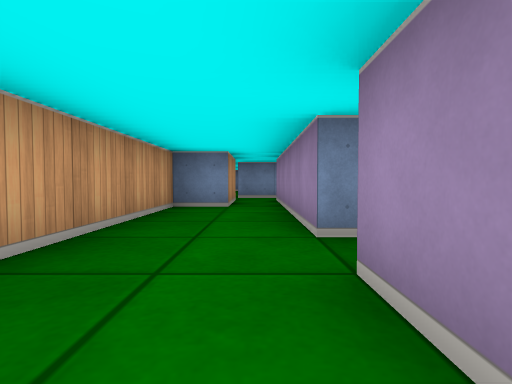
view 1 (above)

16 first-person views from a walk through a cub3D ray-caster map. The camera is about half as high as the walls, tilts 2° down and sees 80° across. The floor is counted in squares. Each view is taken from the middle of a square. On the plan, view 1 faces up. The plan holds only what a view shows up to about 9 squares ahead; the rest is blank.

view 2
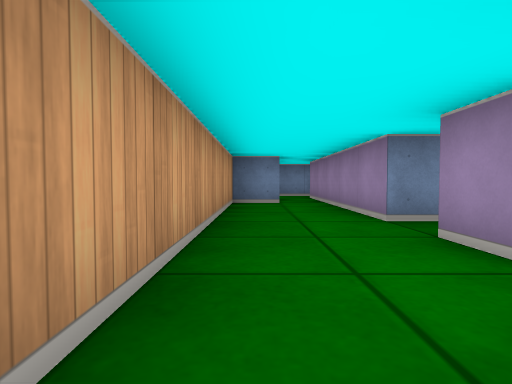

view 3
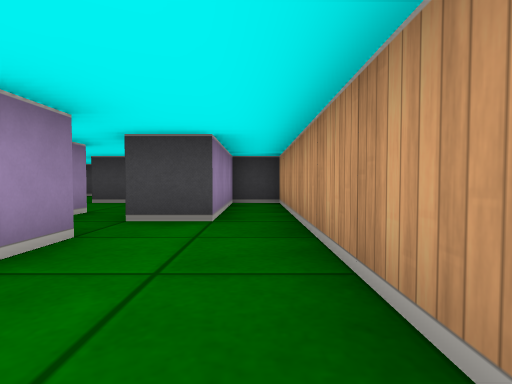

view 4
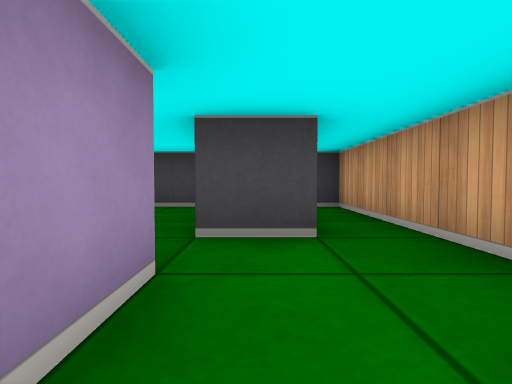

view 5
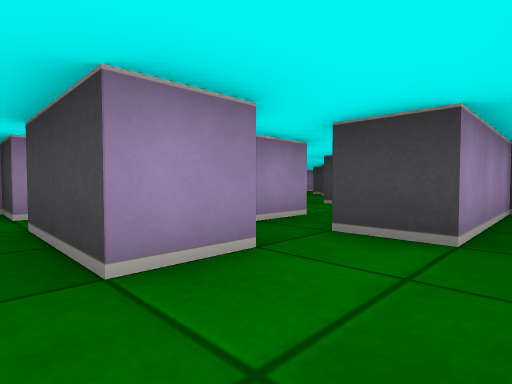

view 6
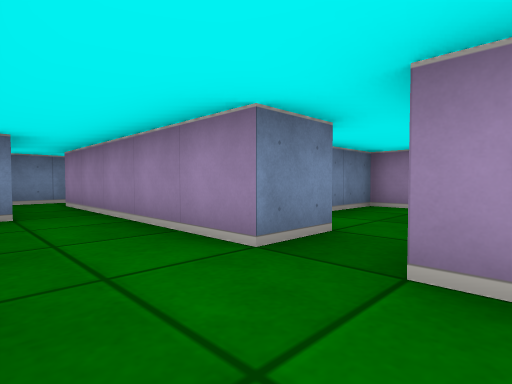

view 7
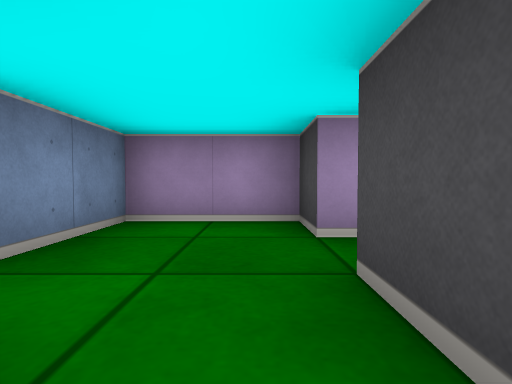

view 8
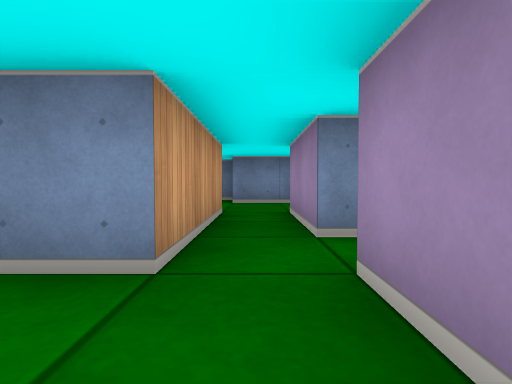

view 9
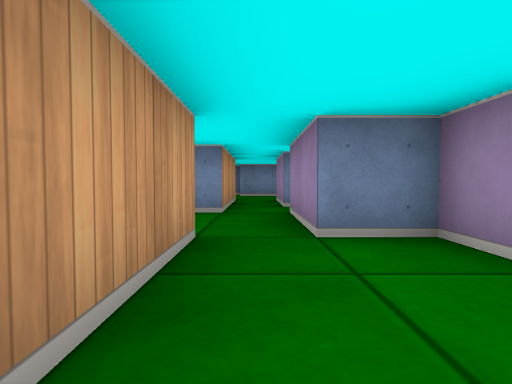

view 10
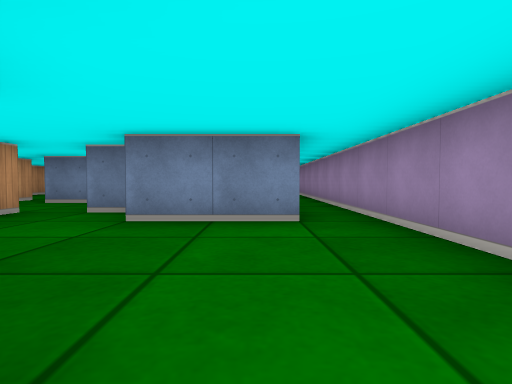

view 11
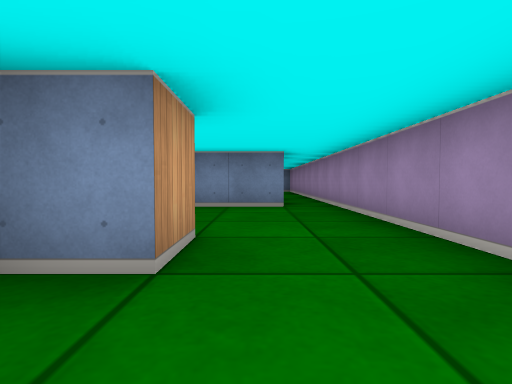

view 12
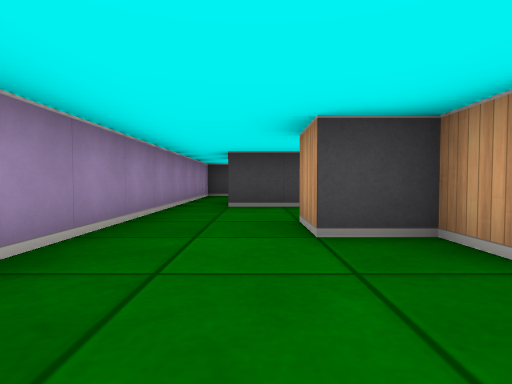

view 13
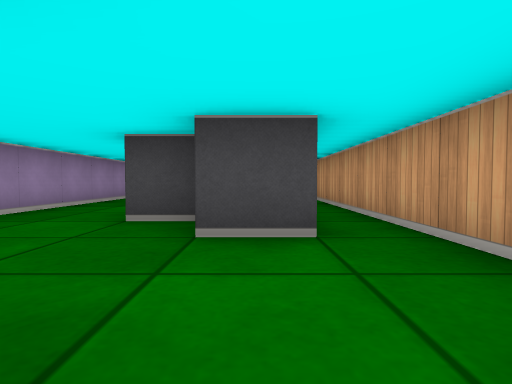

view 14
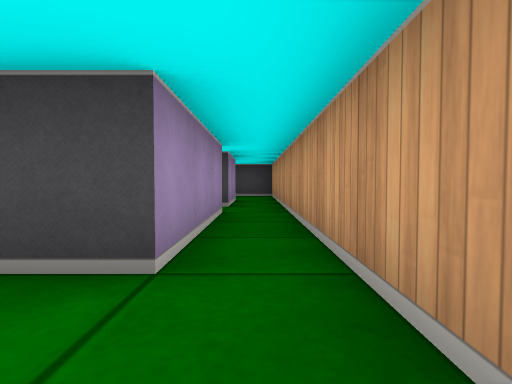

view 15
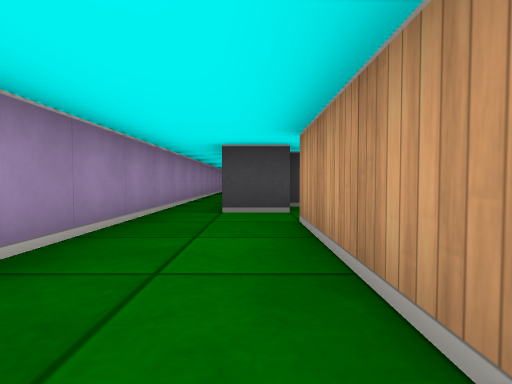

view 16
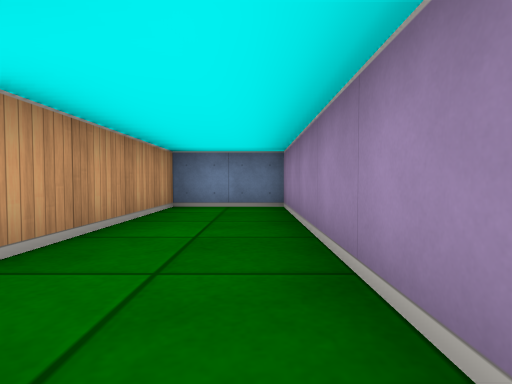

### Floor plan
Points are (right, up) in squares from view 1. A wall is a line through its corners. A room is listed if a view was taken in it or the views show most of it. See-through windows are left out.
Room 1 (views 1, 2, 3, 4, 5, 6)
walls: (0.5, 2.5) (0.5, 7.5); (0.5, 0.5) (0.5, 1.5); (-0.5, 7.4) (-0.5, 5.5) (-1.5, 5.5) (-1.5, -3.5) (-0.5, -3.5) (-0.5, -0.5) (0.5, -0.5); (0.8, 8.5) (-0.5, 8.5)
ways out: opening at (1, 2) to room 2; opening at (1, -1) to room 5; opening at (1, 8)
Room 2 (view 7)
walls: (1.6, 2.5) (0.5, 2.5); (3.5, 1.5) (4.5, 1.5) (4.5, 3.5) (2.5, 3.5); (0.5, 1.5) (2.5, 1.5)
ways out: opening at (1, 2) to room 1; opening at (3, 0.5) to room 3
Room 3 (views 8, 15, 16)
walls: (5.5, -1.5) (6.5, -1.5); (3.5, -0.5) (3.5, 1.5); (3.5, -3.5) (3.5, -1.5); (2.5, 1.5) (2.5, -1.5) (1.5, -1.5); (7.5, -4.5) (7.5, 3.5) (5.5, 3.5) (5.5, -0.5); (1, -3.5) (2.5, -3.5)
ways out: opening at (3, 0.5) to room 2; opening at (3, -3) to room 4; opening at (7, -4) to room 4; opening at (2, -2.5) to room 5
Room 4 (views 9, 10, 11, 12, 13, 14)
walls: (4.5, -6.8) (4.5, -7.5) (5.5, -7.5) (5.5, -8.5) (4.6, -8.5); (4.5, -4.2) (4.5, -3.5) (3.5, -3.5); (3.5, -9.5) (3.5, -6.5) (4.5, -6.5); (6.6, -4.5) (4.5, -4.5); (5.1, -10.5) (6.5, -10.5); (2.5, -3.5) (2.5, -12.5); (3.5, -12.4) (3.5, -10.6); (7.5, -12.4) (7.5, -4.5)
ways out: opening at (3, -3) to room 3; opening at (7, -4) to room 3; opening at (3, -12); opening at (7, -13)
Room 5 (no view inside)
walls: (1.5, -1.5) (1.5, -0.5); (0.5, -0.5) (0.5, -1)
ways out: opening at (1, -1) to room 1; opening at (2, -2.5) to room 3

Positions as (right, up) in squares from view 1, and headings:
1: (0, 0), facing up
2: (-1, -1), facing up
3: (-1, 3), facing down
4: (0, 2), facing down
5: (-1, 2), facing down-right
6: (-1, 1), facing up-right
7: (1, 2), facing right
8: (3, -3), facing up
9: (3, -6), facing up
10: (6, -8), facing up
11: (6, -10), facing up
12: (6, -5), facing down
13: (4, -4), facing down
14: (3, -5), facing down
15: (6, 3), facing down
16: (7, -2), facing up
